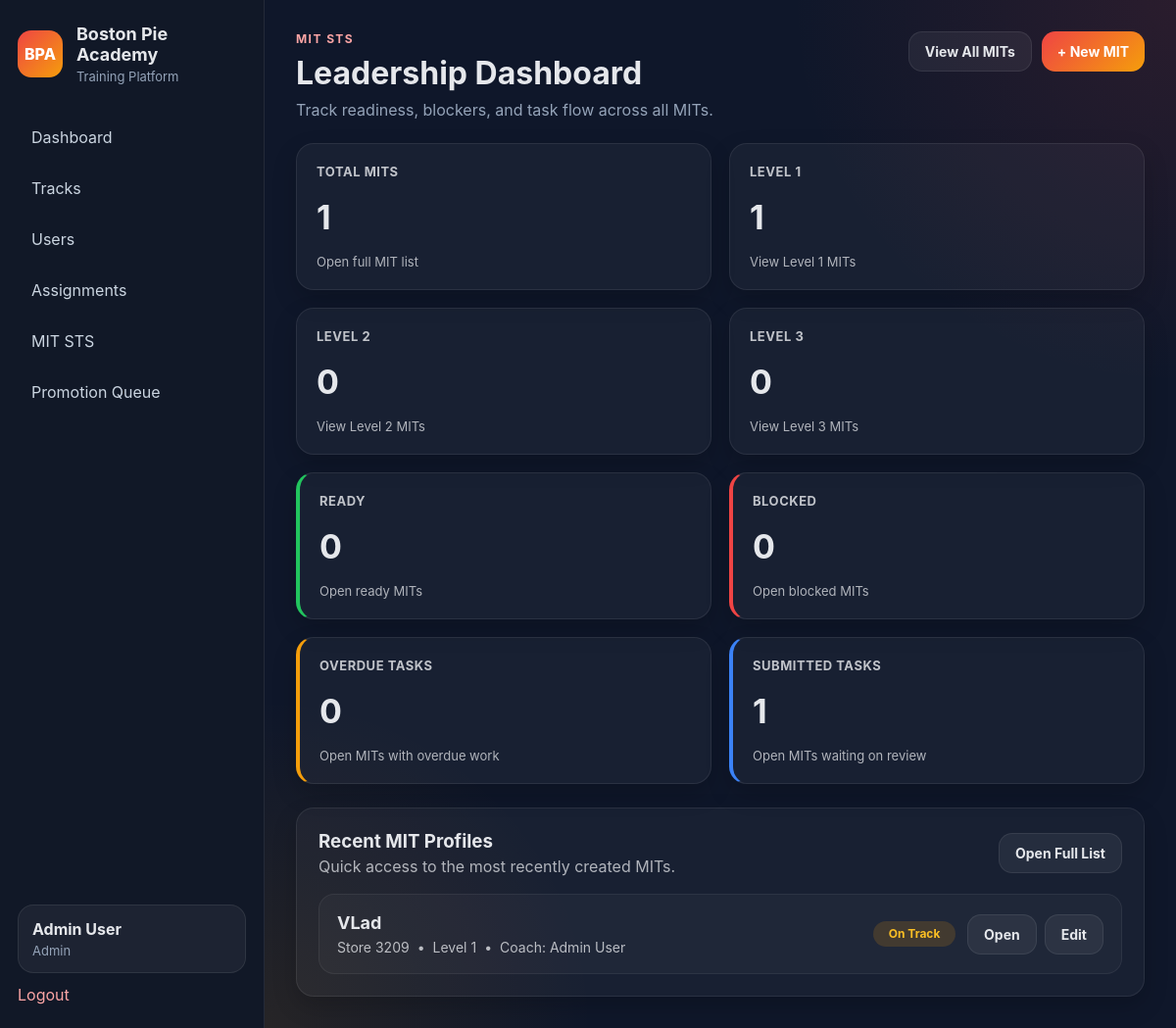
/mit-sts/ (signed in), run on the app's committed database.
### app/models.py (models this page shows, shortened)
class User(UserMixin, db.Model):
    __tablename__ = "users"
    id = db.Column(db.Integer, primary_key=True)
    name = db.Column(db.String(120), nullable=False)
    username = db.Column(db.String(80), unique=True, nullable=False)
    password_hash = db.Column(db.String(255), nullable=False)
    role = db.Column(db.String(50), nullable=False, default="tm")
    store_number = db.Column(db.String(20), nullable=True)
    is_active_user = db.Column(db.Boolean, default=True)
    created_at = db.Column(db.DateTime, default=datetime.utcnow)
    progress_records = db.relationship(
        "LessonProgress",
        backref="user",
        cascade="all, delete-orphan",
        lazy=True
    )
    assignments = db.relationship(
        "TrackAssignment",
        foreign_keys="TrackAssignment.user_id",
        backref="user",
        cascade="all, delete-orphan",
        lazy=True
    )
    assigned_tracks_created = db.relationship(
        "TrackAssignment",
        foreign_keys="TrackAssignment.assigned_by_user_id",
        backref="assigned_by_user",
        lazy=True
    )
    quiz_attempts = db.relationship(
        "QuizAttempt",
        backref="user",
        cascade="all, delete-orphan",
        lazy=True
    )
    mit_profiles = db.relationship(
        "MITProfile",
        foreign_keys="MITProfile.user_id",
        backref="mit_user",
        lazy=True
    )
    coached_mits = db.relationship(
        "MITProfile",
        foreign_keys="MITProfile.coach_user_id",
        backref="coach_user",
        lazy=True
    )
    verified_mit_items = db.relationship(
        "MITLevelProgress",
        foreign_keys="MITLevelProgress.verified_by_user_id",
        backref="verified_by_user",
        lazy=True
    )
    mit_reviews_written = db.relationship(
        "MITReview",
        foreign_keys="MITReview.reviewer_user_id",
        backref="reviewer_user",
        lazy=True
    )
    mit_promotions_approved = db.relationship(
        "MITPromotion",
        foreign_keys="MITPromotion.approved_by_user_id",
        backref="approved_by_user",
        lazy=True
    )
    mit_action_items_owned = db.relationship(
        "MITActionPlanItem",
        foreign_keys="MITActionPlanItem.owner_user_id",
        backref="owner_user",
        lazy=True
    )
    mit_tasks_assigned = db.relationship(
        "MITTask",
        foreign_keys="MITTask.assigned_by_user_id",
        backref="assigned_by_user",
        lazy=True
    )
    @property
    def is_active(self):
        return self.is_active_user

class MITProfile(db.Model):
    __tablename__ = "mit_profiles"
    id = db.Column(db.Integer, primary_key=True)
    user_id = db.Column(db.Integer, db.ForeignKey("users.id"), nullable=False)
    store_number = db.Column(db.String(20), nullable=True)
    coach_user_id = db.Column(db.Integer, db.ForeignKey("users.id"), nullable=True)
    current_level = db.Column(db.Integer, nullable=False, default=1)
    target_level = db.Column(db.String(20), nullable=False, default="2")
    start_date = db.Column(db.Date, nullable=True)
    sts_status = db.Column(db.String(20), nullable=False, default="on_track")
    last_review_date = db.Column(db.Date, nullable=True)
    next_review_date = db.Column(db.Date, nullable=True)
    notes = db.Column(db.Text, nullable=True)
    created_at = db.Column(db.DateTime, default=datetime.utcnow)
    updated_at = db.Column(db.DateTime, default=datetime.utcnow, onupdate=datetime.utcnow)
    progress_items = db.relationship(
        "MITLevelProgress",
        backref="mit_profile",
        cascade="all, delete-orphan",
        lazy=True
    )
    reviews = db.relationship(
        "MITReview",
        backref="mit_profile",
        cascade="all, delete-orphan",
        lazy=True,
        order_by="MITReview.review_date.desc()"
    )
    action_plans = db.relationship(
        "MITActionPlan",
        backref="mit_profile",
        cascade="all, delete-orphan",
        lazy=True
    )
    promotions = db.relationship(
        "MITPromotion",
        backref="mit_profile",
        cascade="all, delete-orphan",
        lazy=True,
        order_by="MITPromotion.effective_date.desc()"
    )
    tasks = db.relationship(
        "MITTask",
        backref="mit_profile",
        cascade="all, delete-orphan",
        lazy=True,
        order_by="MITTask.created_at.desc()"
    )

### app/mit_sts/routes.py (the view)
@mit_sts_bp.route("/")
@login_required
def dashboard():
    if not is_leadership():
        return redirect(url_for("mit_sts.my_mit"))
    mits = MITProfile.query.order_by(MITProfile.created_at.desc()).all()
    total_mits = len(mits)
    level_1_count = sum(1 for mit in mits if mit.current_level == 1)
    level_2_count = sum(1 for mit in mits if mit.current_level == 2)
    level_3_count = sum(1 for mit in mits if mit.current_level == 3)
    ready_count = 0
    blocked_count = 0
    overdue_tasks_count = 0
    submitted_tasks_count = 0
    recent_mits = mits[:5]
    for mit in mits:
        refresh_mit_status(mit)
        if mit.sts_status == "ready":
            ready_count += 1
        if mit.sts_status == "blocked":
            blocked_count += 1
    all_tasks = MITTask.query.all()
    for task in all_tasks:
        display_status = task_display_status(task)
        if display_status == "overdue":
            overdue_tasks_count += 1
        if task.status == "submitted":
            submitted_tasks_count += 1
    db.session.commit()
    return render_template(
        "mit_sts/dashboard.html",
        total_mits=total_mits,
        level_1_count=level_1_count,
        level_2_count=level_2_count,
        level_3_count=level_3_count,
        ready_count=ready_count,
        blocked_count=blocked_count,
        overdue_tasks_count=overdue_tasks_count,
        submitted_tasks_count=submitted_tasks_count,
        recent_mits=recent_mits,
        user=current_user,
    )

### app/templates/mit_sts/dashboard.html (shortened to what this page needs)
{% extends "base.html" %}
{% block content %}
<div class="page-header">
    <div>
        <p class="eyebrow">MIT STS</p>
        <h2>Leadership Dashboard</h2>
        <p class="subtle">Track readiness, blockers, and task flow across all MITs.</p>
    </div>
    <div style="display: flex; gap: 10px; flex-wrap: wrap;">
        <a class="btn btn-secondary" href="{{ url_for('mit_sts.list_mits') }}">View All MITs</a>
        <a class="btn btn-primary" href="{{ url_for('mit_sts.new_mit') }}">+ New MIT</a>
    </div>
</div>
<div class="mit-dashboard-grid">
    <a class="mit-metric-card" href="{{ url_for('mit_sts.list_mits') }}">
        <span class="mit-metric-label">Total MITs</span>
        <h3>{{ total_mits }}</h3>
        <p>Open full MIT list</p>
    </a>
    <a class="mit-metric-card" href="{{ url_for('mit_sts.list_mits', level='1') }}">
        <span class="mit-metric-label">Level 1</span>
        <h3>{{ level_1_count }}</h3>
        <p>View Level 1 MITs</p>
    </a>
    <a class="mit-metric-card" href="{{ url_for('mit_sts.list_mits', level='2') }}">
        <span class="mit-metric-label">Level 2</span>
        <h3>{{ level_2_count }}</h3>
        <p>View Level 2 MITs</p>
    </a>
    <a class="mit-metric-card" href="{{ url_for('mit_sts.list_mits', level='3') }}">
        <span class="mit-metric-label">Level 3</span>
        <h3>{{ level_3_count }}</h3>
        <p>View Level 3 MITs</p>
    </a>
    <a class="mit-metric-card mit-metric-ready" href="{{ url_for('mit_sts.list_mits', status='ready') }}">
        <span class="mit-metric-label">Ready</span>
        <h3>{{ ready_count }}</h3>
        <p>Open ready MITs</p>
    </a>
    <a class="mit-metric-card mit-metric-blocked" href="{{ url_for('mit_sts.list_mits', status='blocked') }}">
        <span class="mit-metric-label">Blocked</span>
        <h3>{{ blocked_count }}</h3>
        <p>Open blocked MITs</p>
    </a>
    <a class="mit-metric-card mit-metric-overdue" href="{{ url_for('mit_sts.list_mits', task_filter='overdue') }}">
        <span class="mit-metric-label">Overdue Tasks</span>
        <h3>{{ overdue_tasks_count }}</h3>
        <p>Open MITs with overdue work</p>
    </a>
    <a class="mit-metric-card mit-metric-submitted" href="{{ url_for('mit_sts.list_mits', task_filter='submitted') }}">
        <span class="mit-metric-label">Submitted Tasks</span>
        <h3>{{ submitted_tasks_count }}</h3>
        <p>Open MITs waiting on review</p>
    </a>
</div>
<div class="mit-section-card">
    <div class="mit-section-header">
        <div>
            <h3>Recent MIT Profiles</h3>
            <p>Quick access to the most recently created MITs.</p>
        </div>
        <a class="btn btn-secondary" href="{{ url_for('mit_sts.list_mits') }}">Open Full List</a>
    </div>
    {% if recent_mits %}
    <div class="mit-recent-list">
        {% for mit in recent_mits %}
        <div class="mit-recent-row">
            <div class="mit-recent-main">
                <div class="mit-recent-name">{{ mit.mit_user.name }}</div>
                <div class="mit-recent-meta">
                    <span>Store {{ mit.store_number or 'Not set' }}</span>
                    <span>•</span>
                    <span>Level {{ mit.current_level }}</span>
                    {% if mit.coach_user %}
                    <span>•</span>
                    <span>Coach: {{ mit.coach_user.name }}</span>
                    {% endif %}
                </div>
            </div>
            <div class="mit-recent-side">
                {% if mit.sts_status == "ready" %}
                <span class="mit-status-pill mit-status-ready">Ready</span>
                {% elif mit.sts_status == "blocked" %}
                <span class="mit-status-pill mit-status-blocked">Blocked</span>
                {% elif mit.sts_status == "promoted" %}
                <span class="mit-status-pill mit-status-submitted">Promoted</span>
                {% elif mit.sts_status == "inactive" %}
                <span class="mit-status-pill mit-status-muted">Inactive</span>
                {% else %}
                <span class="mit-status-pill mit-status-warning">{{ mit.sts_status|replace('_', ' ')|title }}</span>
                {% endif %}
                <div class="mit-recent-actions">
                    <a class="btn btn-secondary" href="{{ url_for('mit_sts.view_mit', mit_id=mit.id) }}">Open</a>
                    <a class="btn btn-secondary" href="{{ url_for('mit_sts.edit_mit', mit_id=mit.id) }}">Edit</a>
                </div>
            </div>
        </div>
        {% endfor %}
    </div>
    {% else %}
    <div class="empty-state">
        <h3>No MIT profiles yet</h3>
        <p>Create your first MIT profile to get started.</p>
    </div>
    {% endif %}
</div>
{% endblock %}

### app/templates/base.html (shortened to what this page needs)
<!DOCTYPE html>
<html lang="en">
<head>
    <link rel="stylesheet" href="{{ url_for('static', filename='css/style.css') }}">
</head>
<body>
    <div class="app-shell">
        <aside class="sidebar">
            <div>
                <div class="brand">
                    <div class="brand-mark">BPA</div>
                    <div>
                        <h1>Boston Pie Academy</h1>
                        <p>Training Platform</p>
                    </div>
                </div>
                {% if current_user.is_authenticated %}
                <nav class="nav">
                    {% if current_user.role == 'tm' %}
                    <a href="{{ url_for('academy.my_training') }}">My Training</a>
                    {% elif current_user.role == 'mit' %}
                    <a href="{{ url_for('mit_sts.my_mit') }}">My MIT STS</a>
                    {% elif current_user.role == 'coach' %}
                    <a href="{{ url_for('academy.dashboard') }}">Dashboard</a>
                    <a href="{{ url_for('academy.manage_users') }}">Users</a>
                    <a href="{{ url_for('mit_sts.dashboard') }}">MIT STS</a>
                    <a href="{{ url_for('mit_sts.promotion_queue') }}">Promotion Queue</a>
                    {% else %}
                    <a href="{{ url_for('academy.dashboard') }}">Dashboard</a>
                    <a href="{{ url_for('academy.tracks_library') }}">Tracks</a>
                    <a href="{{ url_for('academy.manage_users') }}">Users</a>
                    <a href="{{ url_for('academy.manage_assignments') }}">Assignments</a>
                    <a href="{{ url_for('mit_sts.dashboard') }}">MIT STS</a>
                    <a href="{{ url_for('mit_sts.promotion_queue') }}">Promotion Queue</a>
                    {% endif %}
                </nav>
                {% endif %}
            </div>
            {% if current_user.is_authenticated %}
            <div class="sidebar-footer">
                <div class="user-chip">
                    <strong>{{ current_user.name }}</strong>
                    <span>{{ current_user.role.replace('_', ' ').title() }}</span>
                </div>
                <a class="logout-link" href="{{ url_for('auth.logout') }}">Logout</a>
            </div>
            {% endif %}
        </aside>
        <main class="main-content">
            {% block content %}{% endblock %}
        </main>
    </div>
</body>
</html>

### data on the page
User: name "Admin User", role.replace "Admin"
MITProfile: mit_user.name "VLad", store_number "3209", current_level "1", coach_user.name "Admin User", sts_status "On Track"

### other printed values
{{ total_mits }} "1"
{{ level_1_count }} "1"
{{ level_2_count }} "0"
{{ level_3_count }} "0"
{{ ready_count }} "0"
{{ blocked_count }} "0"
{{ overdue_tasks_count }} "0"
{{ submitted_tasks_count }} "1"
